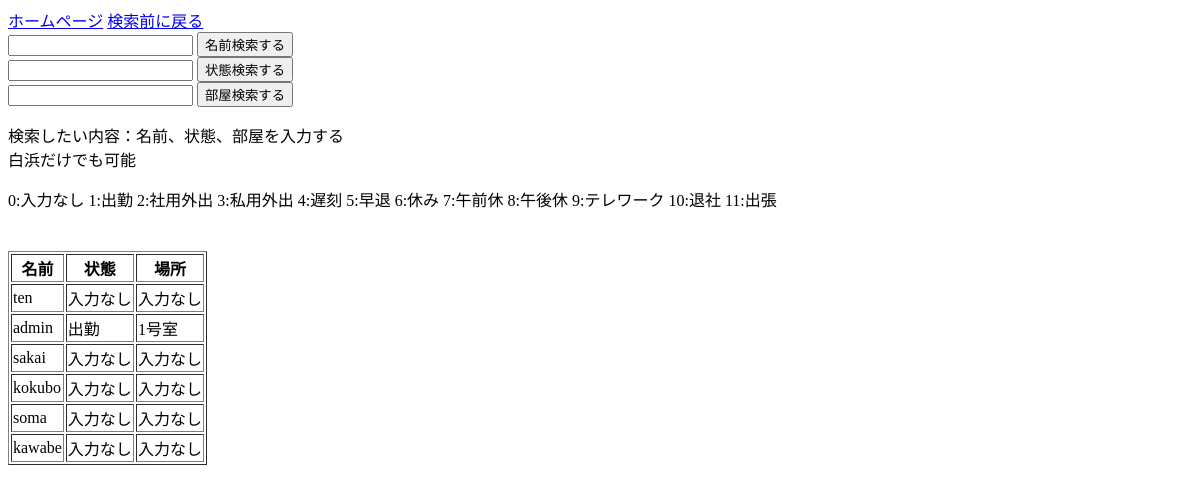
/accounts/rooms/, run on an earlier commit of the app's database.
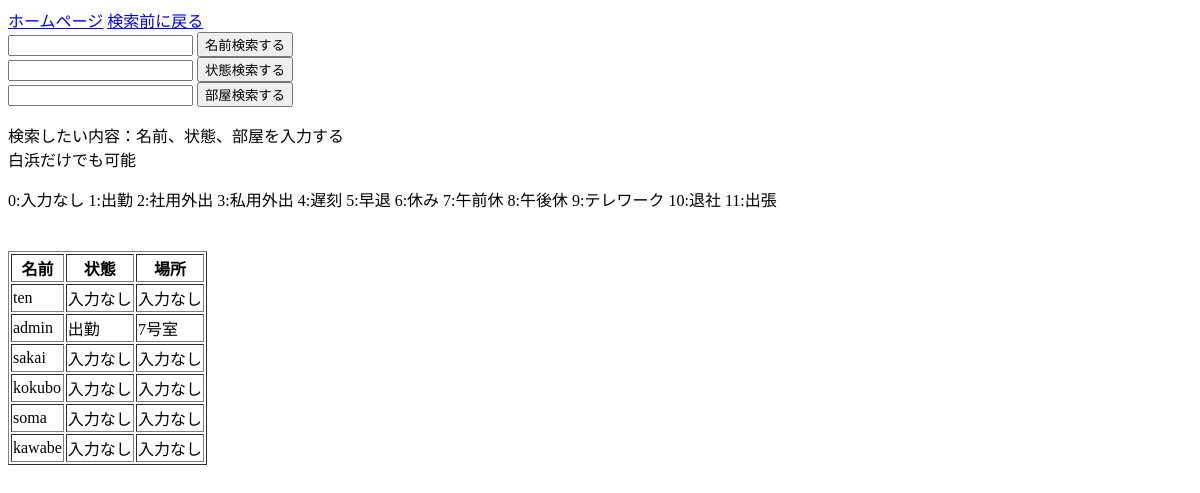
And on a later commit of the database.
### accounts/models.py (models this page shows)
class EmployeeState(models.Model):
    userID = models.CharField(max_length=100, null=False, blank=True, primary_key=True)
    EMPstate = models.CharField(max_length=100, null=True, blank=True)
    RoomID = models.CharField(max_length=100, null=True, blank=True)
    regist_date = models.DateTimeField(default=timezone.now)

### accounts/views.py (the view)
# urls.py: path('rooms/',views.RoomsView.as_view(), name='rooms'),
class RoomsView(ListView, LoginRequiredMixin):
    model = EmployeeState
    def get_queryset(self):
        if 'name' in self.request.GET:
            q_word = self.request.GET.get('name')
            object_list = EmployeeState.objects.filter( Q(userID__icontains=q_word) )
        elif 'state' in self.request.GET:
            q_word = self.request.GET.get('state')
            object_list = EmployeeState.objects.filter( Q(EMPstate__iexact=q_word) )
        elif 'room' in self.request.GET:
            q_word = self.request.GET.get('room')
            object_list = EmployeeState.objects.filter( Q(RoomID__iexact=q_word) )
        else:
            object_list = EmployeeState.objects.all()
        return object_list

### accounts/templates/accounts/employeestate_list.html (shortened to what this page needs)
<!DOCTYPE html>
<html>
<head>
</head>
<body>
<a href="{% url 'index2' %}">ホームページ</a>
<a href="{% url 'rooms' %}">検索前に戻る</a>
<form action="" method="get">
    <input name="name" value="{{ request.GET.name }}" type="text">
    <button type="submit">名前検索する</button>
</form>
<form action="" method="get">
    <input name="state" value="{{ request.GET.state }}" type="text">
    <button type="submit">状態検索する</button>
</form>
<form action="" method="get">
    <input name="room" value="{{ request.GET.room }}" type="text">
    <button type="submit">部屋検索する</button>
</form>
    <p>検索したい内容：名前、状態、部屋を入力する<br>白浜だけでも可能</p>
    <p>0:入力なし 1:出勤 2:社用外出 3:私用外出 4:遅刻 5:早退 6:休み 7:午前休 8:午後休 9:テレワーク 10:退社 11:出張</p>
  <div class =Disp>
     <table border="1">
        <tr>
            <th>名前</th>
            <th>状態</th>
            <th>場所</th>
        </tr>
        {% for EmployeeState in　object_list%}
        <tr>
            <td>{{ EmployeeState.userID }}</td>
            {% if EmployeeState.EMPstate == "0" %}<td>入力なし</td>{% endif %}
            {% if EmployeeState.EMPstate == "1" %}<td>出勤</td>{% endif %}
            {% if EmployeeState.RoomID == "0" %}<td>入力なし</td>
            {% else %}<td>{{ EmployeeState.RoomID }}号室</td>{% endif %}
        </tr>
        {% endfor %}
      </table>
    </div>
</body>
</html>

What changed in the data, as far as the page shows it:
changed EmployeeState "admin": RoomID "1" → "7"
